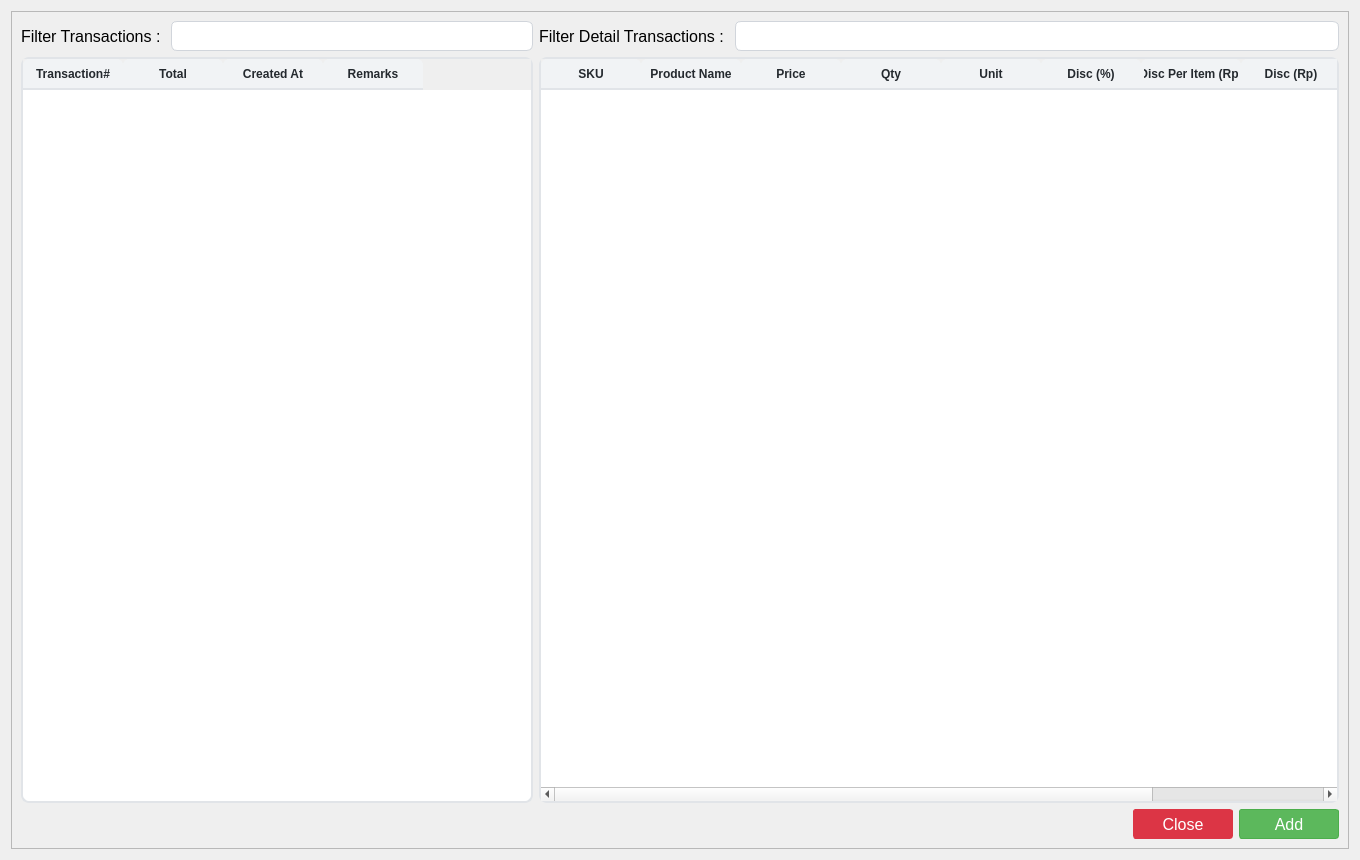
<?xml version="1.0" encoding="UTF-8"?>
<ui version="4.0">
 <class>Form</class>
 <widget class="QWidget" name="Form">
  <property name="geometry">
   <rect>
    <x>0</x>
    <y>0</y>
    <width>1360</width>
    <height>860</height>
   </rect>
  </property>
  <property name="windowTitle">
   <string>Pending Transactions</string>
  </property>
  <property name="styleSheet">
   <string notr="true">QLineEdit{
	border: 1px solid #d1d5db;      /* Light gray border */
    border-radius: 6px;             /* Rounded corners */
    outline: none;                  /* Remove default outline */
    color: #333;                    /* Text color */
    background-color: #fff;       /* Light gray background */
    
}

QLineEdit:focus {
    border: 1px solid #93c5fd;       /* Blue border on focus */
    background-color: #ffffff;       /* White background when focused */
}

QLineEdit:disabled {
    border: 1px solid #e5e7eb;      /* Lighter border when disabled */
    background-color: #f3f4f6;      /* Light gray background when disabled */
    color: #9ca3af;                 /* Lighter text color when disabled */
}

/* QComboBox Styling - Improved with clearer state indicators */
QComboBox {
    border: 1px solid #d1d5db;      /* Light gray border */
    border-radius: 6px;             /* Rounded corners */
    padding: 6px 12px 6px 10px;     /* Add some padding */
    min-height: 20px;               /* Minimum height */
    color: #333;                    /* Text color */
    background-color: #fff;         /* White background */
    selection-background-color: #93c5fd; /* Light blue selection */
    font-size: 14px;                /* Consistent font size */
    min-width: 6em;                 /* Minimum width */
}

QComboBox:hover:!disabled {
    border-color: #93c5fd;          /* Light blue border on hover when enabled */
    background-color: #f0f7ff;      /* Very light blue background on hover */
}

QComboBox:focus {
    border: 2px solid #3b82f6;      /* Thicker, darker blue border on focus */
    background-color: #ffffff;      /* Pure white background when focused */
}

QComboBox:disabled {
    border: 1px solid #d9dce0;      /* Very light gray border when disabled */
    background-color: #f3f4f6;      /* Light gray background when disabled */
    color: #9ca3af;                 /* Lighter text color when disabled */
}

QComboBox::drop-down {
    subcontrol-origin: padding;
    subcontrol-position: center right;
    width: 20px;
    border: none;                   /* Remove border for cleaner look */
    margin-right: 5px;              /* Add some margin */
}

/* If you don't have an icon, use this instead: */
QComboBox::down-arrow {
    width: 0;
    height: 0;
    border-left: 5px solid transparent;
    border-right: 5px solid transparent;
    border-top: 5px solid #666;     /* Arrow color */
    margin-right: 5px;
}

QComboBox::down-arrow:disabled {
    border-top: 5px solid #b0b0b0;  /* Lighter arrow color when disabled */
}

QComboBox:disabled {
    color: #9ca3af;                 /* Lighter text when disabled */
    background-color: #f3f4f6;      /* Light gray background */
    border-color: #e5e7eb;          /* Lighter border */
}

/* Add a visual indicator for disabled state */
QComboBox:disabled {
    color: #9ca3af;
    background-color: #f3f4f6;
    border: 1px solid #e5e7eb;
    padding-right: 25px;            /* Make room for the lock icon */
}

/* If you don't have a lock icon, use a pattern instead */
QComboBox:disabled {
    background-image: repeating-linear-gradient(
        45deg,
        transparent,
        transparent 5px,
        rgba(200, 200, 200, 0.1) 5px,
        rgba(200, 200, 200, 0.1) 10px
    );
}

QComboBox QAbstractItemView {
    border: 1px solid #d1d5db;
    border-radius: 0px 0px 6px 6px;
    background-color: white;
    selection-background-color: #3b82f6;  /* Darker blue for better contrast */
    selection-color: white;               /* White text on selection */
    outline: none;
    padding: 5px;
}

QComboBox QAbstractItemView::item {
    min-height: 25px;               /* Taller items for better clickability */
    padding: 5px;                   /* Padding inside items */
}

QComboBox QAbstractItemView::item:hover {
    background-color: #e5f0ff;      /* Light blue on hover */
    color: #333;
}

/* QTextEdit Styling - Similar to QLineEdit */
QTextEdit {
    border: 1px solid #d1d5db;      /* Light gray border */
    border-radius: 6px;             /* Rounded corners */
    outline: none;                  /* Remove default outline */
    color: #333;                    /* Text color */
    background-color: #fff;         /* White background */
    padding: 6px 10px;              /* Add some padding for better text display */
    selection-background-color: #93c5fd; /* Light blue selection */
}

QTextEdit:focus {
    border: 1px solid #93c5fd;      /* Blue border on focus */
    background-color: #ffffff;      /* White background when focused */
}

QTextEdit:disabled {
    border: 1px solid #e5e7eb;      /* Lighter border when disabled */
    background-color: #f3f4f6;      /* Light gray background when disabled */
    color: #9ca3af;                 /* Lighter text color when disabled */
}


/* QDateEdit Styling */
QDateEdit {
    border: 1px solid #d1d5db;
    border-radius: 6px;
    padding: 6px 10px;
    min-height: 20px;
    color: #333;
    background-color: #fff;
    font-size: 14px;
}

QDateEdit:hover:!disabled {
    border-color: #93c5fd;
    background-color: #f0f7ff;
}

QDateEdit:focus {
    border: 2px solid #3b82f6;
    background-color: #ffffff;
}

QDateEdit:disabled {
    color: #9ca3af;
    background-color: #f3f4f6;
    border: 1px dashed #c0c0c0;
}

QDateEdit::drop-down {
    subcontrol-origin: padding;
    subcontrol-position: center right;
    width: 20px;
    border: none;
    margin-right: 5px;
}

QDateEdit::down-arrow {
    width: 0;
    height: 0;
    border-left: 5px solid transparent;
    border-right: 5px solid transparent;
    border-top: 5px solid #666;
    margin-right: 5px;
}

QDateEdit::down-arrow:disabled {
    border-top: 5px solid #b0b0b0;
}

/* Calendar popup styling */
QCalendarWidget {
    background-color: white;
    border: 1px solid #d1d5db;
}

QCalendarWidget QToolButton {
    color: #333;
    background-color: transparent;
    border: 1px solid transparent;
    border-radius: 4px;
    padding: 4px;
}

QCalendarWidget QToolButton:hover {
    background-color: #f0f7ff;
    border: 1px solid #93c5fd;
}

QCalendarWidget QMenu {
    background-color: white;
    border: 1px solid #d1d5db;
    padding: 5px;
}

QCalendarWidget QSpinBox {
    border: 1px solid #d1d5db;
    border-radius: 4px;
    padding: 3px;
    background-color: white;
}

QCalendarWidget QAbstractItemView:enabled {
    background-color: white;
    color: #333;
    selection-background-color: #3b82f6;
    selection-color: white;
}

QCalendarWidget QAbstractItemView:disabled {
    color: #9ca3af;
}

QCalendarWidget QWidget#qt_calendar_navigationbar {
    background-color: #f1f5f9;
    border-bottom: 1px solid #d1d5db;
    padding: 4px;
}

QPushButton {
    text-align: center;
    white-space: nowrap;
    vertical-align: middle;
    border: 1px solid transparent;
    line-height: 1.5;
    border-radius: 3px;
    margin: 0.25rem;
	opacity: 0.55;

}
</string>
  </property>
  <layout class="QGridLayout" name="gridLayout_2">
   <item row="0" column="0">
    <widget class="QFrame" name="frame">
     <property name="frameShape">
      <enum>QFrame::StyledPanel</enum>
     </property>
     <property name="frameShadow">
      <enum>QFrame::Raised</enum>
     </property>
     <layout class="QGridLayout" name="gridLayout">
      <item row="0" column="0">
       <layout class="QVBoxLayout" name="verticalLayout_3">
        <item>
         <layout class="QHBoxLayout" name="horizontalLayout_2">
          <item>
           <layout class="QVBoxLayout" name="verticalLayout_2">
            <item>
             <layout class="QFormLayout" name="formLayout">
              <item row="0" column="1">
               <widget class="QLineEdit" name="pending_transactions_filter_input">
                <property name="minimumSize">
                 <size>
                  <width>0</width>
                  <height>30</height>
                 </size>
                </property>
                <property name="maximumSize">
                 <size>
                  <width>451</width>
                  <height>16777215</height>
                 </size>
                </property>
                <property name="font">
                 <font>
                  <pointsize>12</pointsize>
                 </font>
                </property>
               </widget>
              </item>
              <item row="0" column="0">
               <widget class="QLabel" name="pending_transactions_filter_label">
                <property name="minimumSize">
                 <size>
                  <width>0</width>
                  <height>30</height>
                 </size>
                </property>
                <property name="font">
                 <font>
                  <pointsize>12</pointsize>
                 </font>
                </property>
                <property name="text">
                 <string>Filter Transactions : </string>
                </property>
               </widget>
              </item>
             </layout>
            </item>
            <item>
             <widget class="QTableWidget" name="pending_transactions_table">
              <property name="maximumSize">
               <size>
                <width>600</width>
                <height>16777215</height>
               </size>
              </property>
              <property name="styleSheet">
               <string notr="true">QTableWidget {
            background-color: #ffffff;
            alternate-background-color: #f5f8fa;
            border: 2px solid #e1e4e8;
            border-radius: 8px;
            gridline-color: #e1e4e8;
            selection-background-color: #0366d6;
            selection-color: #ffffff;
        }
        
        QTableWidget::item {
            border-bottom: 1px solid #e1e4e8;
			padding: 6px;
        }
        
        QTableWidget::item:selected {
            background-color: #0366d6;
			border: none; /* Remove any border on selected items */
        }

        QTableWidget::item:focus {
            border: none; /* Remove the focus border */
            outline: none; /* Remove the focus outline */
        }

        QHeaderView::section {
            background-color: #f1f3f5;
            color: #24292e;
            font-weight: bold;
            border: none;
            border-bottom: 2px solid #e1e4e8;
            padding: 3px;
            border-top-left-radius: 6px;
            border-top-right-radius: 6px;
        }
        
        QTableWidget QScrollBar:vertical {
            border: none;
            background: #f1f3f5;
            width: 10px;
            border-radius: 5px;
        }
        
        QTableWidget QScrollBar::handle:vertical {
            background: #c0c0c0;
            border-radius: 5px;
        }
        
        QTableWidget QScrollBar::handle:vertical:hover {
            background: #a0a0a0;
        }
        
        QTableWidget QScrollBar:horizontal {
            border: none;
            background: #f1f3f5;
            height: 10px;
            border-radius: 5px;
        }
        
        QTableWidget QScrollBar::handle:horizontal {
            background: #c0c0c0;
            border-radius: 5px;
        }
        
        QTableWidget QScrollBar::handle:horizontal:hover {
            background: #a0a0a0;
        }</string>
              </property>
              <column>
               <property name="text">
                <string>Transaction#</string>
               </property>
               <property name="font">
                <font>
                 <pointsize>12</pointsize>
                 <weight>75</weight>
                 <bold>true</bold>
                </font>
               </property>
               <property name="textAlignment">
                <set>AlignCenter</set>
               </property>
              </column>
              <column>
               <property name="text">
                <string>Total</string>
               </property>
               <property name="font">
                <font>
                 <pointsize>12</pointsize>
                 <weight>75</weight>
                 <bold>true</bold>
                </font>
               </property>
               <property name="textAlignment">
                <set>AlignCenter</set>
               </property>
              </column>
              <column>
               <property name="text">
                <string>Created At</string>
               </property>
               <property name="font">
                <font>
                 <pointsize>12</pointsize>
                 <weight>75</weight>
                 <bold>true</bold>
                </font>
               </property>
               <property name="textAlignment">
                <set>AlignCenter</set>
               </property>
              </column>
              <column>
               <property name="text">
                <string>Remarks</string>
               </property>
               <property name="font">
                <font>
                 <pointsize>12</pointsize>
                 <weight>75</weight>
                 <bold>true</bold>
                </font>
               </property>
               <property name="textAlignment">
                <set>AlignCenter</set>
               </property>
              </column>
             </widget>
            </item>
           </layout>
          </item>
          <item>
           <layout class="QVBoxLayout" name="verticalLayout">
            <item>
             <layout class="QFormLayout" name="formLayout_2">
              <item row="0" column="0">
               <widget class="QLabel" name="pending_detail_transactions_filter_label">
                <property name="minimumSize">
                 <size>
                  <width>0</width>
                  <height>30</height>
                 </size>
                </property>
                <property name="font">
                 <font>
                  <pointsize>12</pointsize>
                 </font>
                </property>
                <property name="text">
                 <string>Filter Detail Transactions : </string>
                </property>
               </widget>
              </item>
              <item row="0" column="1">
               <widget class="QLineEdit" name="pending_detail_transactions_filter_input">
                <property name="minimumSize">
                 <size>
                  <width>0</width>
                  <height>30</height>
                 </size>
                </property>
                <property name="font">
                 <font>
                  <pointsize>12</pointsize>
                 </font>
                </property>
               </widget>
              </item>
             </layout>
            </item>
            <item>
             <widget class="QTableWidget" name="pending_detail_transactions_table">
              <property name="minimumSize">
               <size>
                <width>800</width>
                <height>0</height>
               </size>
              </property>
              <property name="styleSheet">
               <string notr="true">QTableWidget {
            background-color: #ffffff;
            alternate-background-color: #f5f8fa;
            border: 2px solid #e1e4e8;
            border-radius: 8px;
            gridline-color: #e1e4e8;
            selection-background-color: #0366d6;
            selection-color: #ffffff;
        }
        
        QTableWidget::item {
            border-bottom: 1px solid #e1e4e8;
			padding: 6px;
        }
        
        QTableWidget::item:selected {
            background-color: #0366d6;
			border: none; /* Remove any border on selected items */
        }

        QTableWidget::item:focus {
            border: none; /* Remove the focus border */
            outline: none; /* Remove the focus outline */
        }

        QHeaderView::section {
            background-color: #f1f3f5;
            color: #24292e;
            font-weight: bold;
            border: none;
            border-bottom: 2px solid #e1e4e8;
            padding: 3px;
            border-top-left-radius: 6px;
            border-top-right-radius: 6px;
        }
        
        QTableWidget QScrollBar:vertical {
            border: none;
            background: #f1f3f5;
            width: 10px;
            border-radius: 5px;
        }
        
        QTableWidget QScrollBar::handle:vertical {
            background: #c0c0c0;
            border-radius: 5px;
        }
        
        QTableWidget QScrollBar::handle:vertical:hover {
            background: #a0a0a0;
        }
        
        QTableWidget QScrollBar:horizontal {
            border: none;
            background: #f1f3f5;
            height: 10px;
            border-radius: 5px;
        }
        
        QTableWidget QScrollBar::handle:horizontal {
            background: #c0c0c0;
            border-radius: 5px;
        }
        
        QTableWidget QScrollBar::handle:horizontal:hover {
            background: #a0a0a0;
        }</string>
              </property>
              <column>
               <property name="text">
                <string>SKU</string>
               </property>
               <property name="font">
                <font>
                 <pointsize>12</pointsize>
                 <weight>75</weight>
                 <bold>true</bold>
                </font>
               </property>
               <property name="textAlignment">
                <set>AlignCenter</set>
               </property>
              </column>
              <column>
               <property name="text">
                <string>Product Name</string>
               </property>
               <property name="font">
                <font>
                 <pointsize>12</pointsize>
                 <weight>75</weight>
                 <bold>true</bold>
                </font>
               </property>
               <property name="textAlignment">
                <set>AlignCenter</set>
               </property>
              </column>
              <column>
               <property name="text">
                <string>Price</string>
               </property>
               <property name="font">
                <font>
                 <pointsize>12</pointsize>
                 <weight>75</weight>
                 <bold>true</bold>
                </font>
               </property>
               <property name="textAlignment">
                <set>AlignCenter</set>
               </property>
              </column>
              <column>
               <property name="text">
                <string>Qty</string>
               </property>
               <property name="font">
                <font>
                 <pointsize>12</pointsize>
                 <weight>75</weight>
                 <bold>true</bold>
                </font>
               </property>
               <property name="textAlignment">
                <set>AlignCenter</set>
               </property>
              </column>
              <column>
               <property name="text">
                <string>Unit</string>
               </property>
               <property name="font">
                <font>
                 <pointsize>12</pointsize>
                 <weight>75</weight>
                 <bold>true</bold>
                </font>
               </property>
               <property name="textAlignment">
                <set>AlignCenter</set>
               </property>
              </column>
              <column>
               <property name="text">
                <string>Disc (%)</string>
               </property>
               <property name="font">
                <font>
                 <pointsize>12</pointsize>
                 <weight>75</weight>
                 <bold>true</bold>
                </font>
               </property>
               <property name="textAlignment">
                <set>AlignCenter</set>
               </property>
              </column>
              <column>
               <property name="text">
                <string>Disc Per Item (Rp)</string>
               </property>
               <property name="font">
                <font>
                 <pointsize>12</pointsize>
                 <weight>75</weight>
                 <bold>true</bold>
                </font>
               </property>
               <property name="textAlignment">
                <set>AlignCenter</set>
               </property>
              </column>
              <column>
               <property name="text">
                <string>Disc (Rp)</string>
               </property>
               <property name="font">
                <font>
                 <pointsize>12</pointsize>
                 <weight>75</weight>
                 <bold>true</bold>
                </font>
               </property>
               <property name="textAlignment">
                <set>AlignCenter</set>
               </property>
              </column>
              <column>
               <property name="text">
                <string>Subtotal</string>
               </property>
               <property name="font">
                <font>
                 <pointsize>12</pointsize>
                 <weight>75</weight>
                 <bold>true</bold>
                </font>
               </property>
               <property name="textAlignment">
                <set>AlignCenter</set>
               </property>
              </column>
             </widget>
            </item>
           </layout>
          </item>
         </layout>
        </item>
        <item>
         <layout class="QHBoxLayout" name="horizontalLayout">
          <item>
           <spacer name="horizontalSpacer">
            <property name="orientation">
             <enum>Qt::Horizontal</enum>
            </property>
            <property name="sizeHint" stdset="0">
             <size>
              <width>40</width>
              <height>20</height>
             </size>
            </property>
           </spacer>
          </item>
          <item>
           <widget class="QPushButton" name="close_pending_transactions_button">
            <property name="minimumSize">
             <size>
              <width>100</width>
              <height>30</height>
             </size>
            </property>
            <property name="font">
             <font>
              <pointsize>12</pointsize>
             </font>
            </property>
            <property name="styleSheet">
             <string notr="true">QPushButton {
    color: #fff;
    background-color: #dc3545;
    border-color: #dc3545;
}
QPushButton:hover {
    background-color: #bb2d3b;
    border-color: #b02a37;
}</string>
            </property>
            <property name="text">
             <string>Close</string>
            </property>
            <property name="icon">
             <iconset>
              <normaloff>../assets/close.png</normaloff>../assets/close.png</iconset>
            </property>
            <property name="iconSize">
             <size>
              <width>14</width>
              <height>14</height>
             </size>
            </property>
           </widget>
          </item>
          <item>
           <widget class="QPushButton" name="add_pending_transactions_button">
            <property name="minimumSize">
             <size>
              <width>100</width>
              <height>30</height>
             </size>
            </property>
            <property name="font">
             <font>
              <pointsize>12</pointsize>
             </font>
            </property>
            <property name="styleSheet">
             <string notr="true">QPushButton {
    color: #fff;
    background-color: #5cb85c;
    border-color: #4cae4c;
}
QPushButton:hover {
    background-color: #4cae4c;
    border-color: #419641;
}
QPushButton:disabled {
    background-color: #a3d7a3;
    border-color: #a3d7a3;
    color: #e8f5e8;
}
</string>
            </property>
            <property name="text">
             <string>Add</string>
            </property>
            <property name="icon">
             <iconset>
              <normaloff>../assets/plus.png</normaloff>../assets/plus.png</iconset>
            </property>
            <property name="iconSize">
             <size>
              <width>18</width>
              <height>18</height>
             </size>
            </property>
           </widget>
          </item>
         </layout>
        </item>
       </layout>
      </item>
     </layout>
    </widget>
   </item>
  </layout>
 </widget>
 <resources/>
 <connections/>
</ui>
